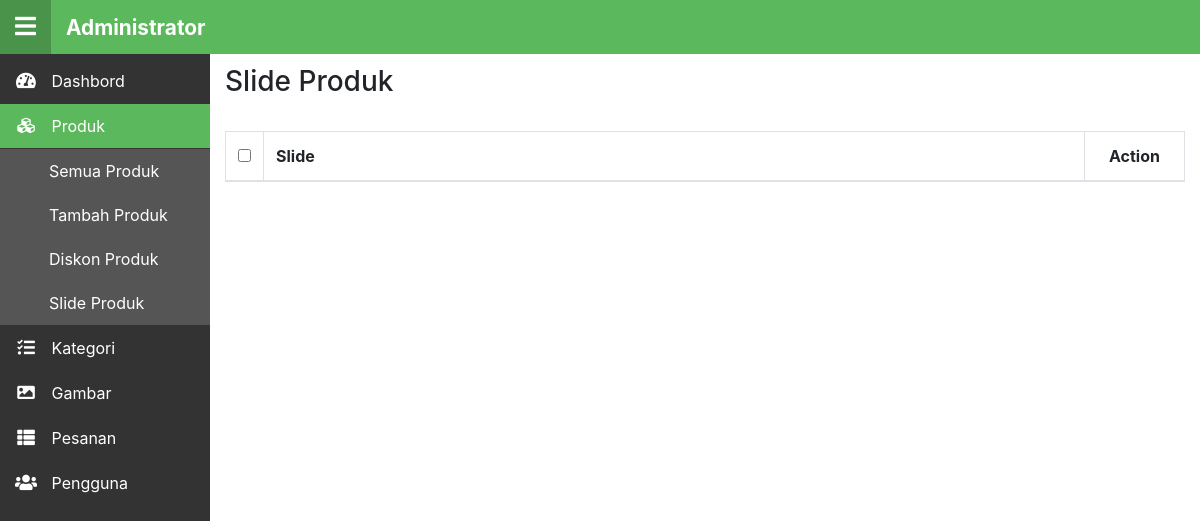
The page /index.php/admin_slide on the database as committed earlier.
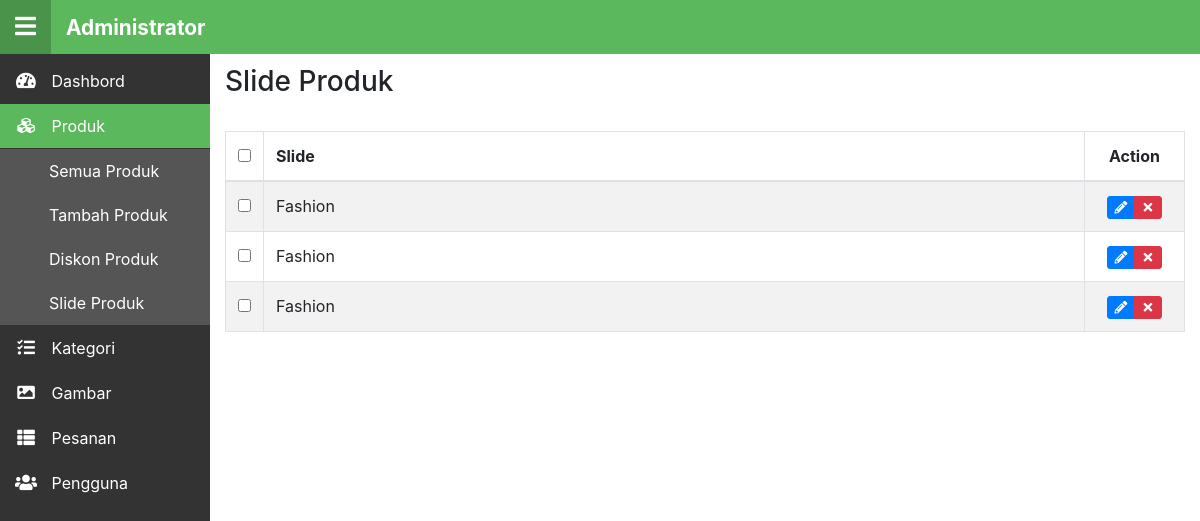
The same page on the database as committed later.
### tables this page shows
CREATE TABLE `slide` (
  `id` int(11) NOT NULL,
  `img` text NOT NULL,
  `title` varchar(20) NOT NULL,
  `sub_title` varchar(50) NOT NULL,
  `btn_text` varchar(200) NOT NULL,
  `position` int(11) NOT NULL
);

### application/controllers/Admin_slide.php (called while the page is built, shortened)
<?php
class Admin_slide extends CI_Controller {
	public function index()
	{
		$data['csrf'] = array(
			        'name' => $this->security->get_csrf_token_name(),
			        'hash' => $this->security->get_csrf_hash()
			    );
		$data['slide'] = $this->general->read_by('slide');
		$content['content'] = $this->load->view('admin/slide', $data, true);
		$content['title'] = 'Slide Produk - Administrator';
		$content['btn'] = 'produk';
		$content['btn_add'] = 'alink';
		$content['btn_alink'] = site_url('admin/tambah-slide');
		$this->load->view('layout/admin_template', $content);
		$this->general->reload('admin/produk', array('del', 'del-all'));
	}
}

### index.php (called while the page is built, shortened)
<?php
require_once BASEPATH.'core/CodeIgniter.php';

### application/models/General.php (called while the page is built, shortened)
<?php
class General extends CI_Model{
	public function read_by($table, $cols = 'id')
	{
		$this->db->order_by($cols, 'DESC');
		$query = $this->db->get($table);
		return $query->result();
	}
}

### application/views/admin/slide.php (the view, shortened to what this page needs)
<h3>Slide Produk</h3>
<br>
<form method="post">
<table class="table table-striped table-bordered" id="myTable">
	<thead>
		<tr>
			<th class="tb-check"><input id="all-check" class="check-true" type="checkbox"></th>
			<th>Slide</th>
			<th class="tb-act">Action</th>
		</tr>
	</thead>
	<tbody>
	<?php  foreach($slide as $slide_item):?>
		<tr>
			<td><input class="check in-check" type="checkbox" name="<?=$slide_item->id?>" value="<?=$slide_item->id?>"></td>
			<td><?=$slide_item->title?></td>
			<td class="tb-act">
				<div class="btn-group btn-group-xs">
					<a href="edit-slide/<?=$slide_item->id?>" class="btn btn-primary btn-table" title="Edit">
						<i class="fa fa-pencil-alt fa-fw"></i></a>
					<button type="submit" class="btn btn-danger btn-table" title="Hapus" name="del" value="<?=$slide_item->id?>">
						<i class="fa fa-times fa-fw"></i></button>
				</div>
			</td>
		</tr>
	<?php endforeach;?>
	</tbody>
</table>
</form>

Rows that differ between the two databases and show on the page:
added slide: title "Fashion", $slide_item->id 3 (drawn)
added slide: title "Fashion", $slide_item->id 2 (drawn)
added slide: title "Fashion", $slide_item->id 1 (drawn)
